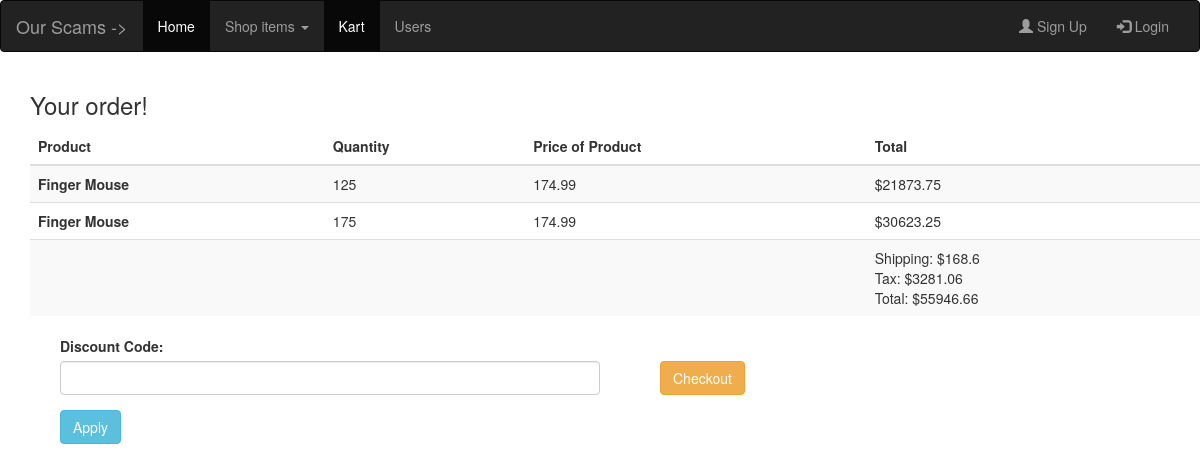
Screenshot of /Pages/checkoutPage.php with the database file from the repository.
### tables this page shows
CREATE TABLE `order_info` (
  `order_ID` int(11) NOT NULL,
  `product_ID` int(11) NOT NULL,
  `quantity` int(11) NOT NULL
);

CREATE TABLE `products` (
  `product_ID` int(11) NOT NULL,
  `name` varchar(100) DEFAULT NULL,
  `price` double(8,2) DEFAULT NULL,
  `short_desc` varchar(150) DEFAULT NULL,
  `image` varchar(100) DEFAULT NULL,
  `category_ID` int(11) DEFAULT NULL,
  `description` varchar(300) DEFAULT NULL,
  `desc_image` varchar(30) DEFAULT NULL,
  `weightKg` int(11) NOT NULL DEFAULT '13'
);

### Classes/OrderDataService.php (called while the page is built, shortened)
<?php
class orderDataService{
    function findCurrentOrder($id){
        $database = new Database();
        $connection = $database->getConnected();
        $orderItems = [];
        $order_id = 0;
        $sql = "SELECT * FROM orders WHERE active = true AND user_ID = $id";
        if ($result = $connection->query($sql)) {
            if($result->num_rows === 0){
                return null;
            }
            else{
                $order_id = $result->fetch_assoc();
                $order_id = $order_id['order_ID'];
            }
        } else {
            echo "<p style=\"color:red;\">ERROR: " . $DBConnect->error . "</p>";
            return null;
        }
        $sql = "SELECT products.name, order_info.quantity,products.price FROM order_info INNER JOIN products ON order_info.product_ID=products.product_ID WHERE order_info.order_ID = $order_id";
        if ($result = $connection->query($sql)) {
            $index = 0;
            if($result->num_rows === 0)
                return null;
            else{
                while($row = $result->fetch_assoc()){
                    $orderItems[$index] = array($row['name'] , $row ['quantity'] , $row['price']);
                    ++$index;
                }
                return $orderItems;
            }
        } else {
            echo "<p style=\"color:red;\">ERROR: " . $DBConnect->error . "</p>";
            return null;
        }
    }
    function getOrderID($id){
        $database = new Database();
        $connection = $database->getConnected();
        $sql = "SELECT * FROM orders WHERE active = true AND user_ID = $id";
        if ($result = $connection->query($sql)) {
            if($result->num_rows === 0){
                return null;
            }
            else{
                $order_id = $result->fetch_assoc();
                $order_id = $order_id['order_ID'];
                return $order_id;
            }
        } else {
            echo "<p style=\"color:red;\">ERROR: " . $DBConnect->error . "</p>";
            return null;
        }
    }
    function getOrderTotal(){
        $db = new Database();
        $connection = $db->getConnected();
        $order_id = $this->getOrderID(1);
        $sql = "SELECT order_info.quantity, products.price , products.weightKg FROM order_info INNER JOIN products ON order_info.product_ID=products.product_ID WHERE order_info.order_ID = $order_id";
        if ($result = $connection->query($sql)) {
            $index = 0;
            if($result->num_rows === 0)
                return null;
            else{
                while($row = $result->fetch_assoc()){
                    $orderItems[$index] = array($row ['quantity'] , $row['price'], $row['weightKg']);
                    ++$index;
                }
                return $orderItems;
            }
        } else {
            echo "<p style=\"color:red;\">ERROR: " . $DBConnect->error . "</p>";
            return null;
        }
    }
}
?>

### Classes/OrderBusinessService.php (called while the page is built, shortened)
<?php
require ("OrderDataService.php");
?>
<?php
class orderBusinessService{
    function getOrders($id){
        $service = new orderDataService();
        return $service->findCurrentOrder($id);
    }
    function getTotal($userID){
        $service = new orderDataService();
        $taxRate = .0625;
        $shippingRate = 5.62;
        $runningTotal = 0;
        $totalWeight = 0;
        $output = array();
        $items = $service->getOrderTotal();
        foreach($items as $item){
            $runningTotal += $item[0] * $item[1];
            $totalWeight += $item[0] * $item[2];
        }
        $tax = $taxRate * $runningTotal;
        $shipping = $totalWeight * ($shippingRate/10);
        $total = $runningTotal + $tax + $shipping;
        array_push($output,round($shipping, 2));
        array_push($output,round($tax , 2));
        array_push($output,round($total , 2));
        return $output;
    }
}
?>

### Pages/fragments/_displayOrder.php (the view, shortened to what this page needs)
<?php
require_once("../Classes/OrderBusinessService.php");
function displayOrder($orders)
{
?>
<table class="table table-striped table-dark">
  <thead>
    <tr>
      <th scope="col">Product</th>
      <th scope="col">Quantity</th>
      <th scope="col">Price of Product</th>
      <th scope="col">Total</th>
    </tr>
  </thead>
  <tbody>
      <?php
        $service = new orderBusinessService();
        $index = 0;
        foreach($orders as $o)
        {
          $temptotal = $o[1] * $o[2];
          $order[$index] = array($o[0], $o[1], $o[2], $temptotal);
          $index++;
        }
        foreach($order as $column)
        {
      ?>
          <tr>
            <th scope="row"><?php echo $column[0]; ?></th>
            <td><?php echo $column[1];?></td>
            <td><?php echo $column[2];?></td>
            <td>$<?php echo $column[3];?></td>
          </tr>
      <?php
        }
          $checkoutInfo = $service->getTotal(1);
      ?>
            <tr>
            <th></th>
            <td></td>
            <td></td>
            <td><?php
                  echo "Shipping: \$$checkoutInfo[0] <br/>Tax: $$checkoutInfo[1] <br/>Total: $$checkoutInfo[2]";
              ?></td>
            </tr>
  </tbody>
</table>
<?php
}
?>

### rows the page displays
order_info: product_ID.name "Finger Mouse", quantity "125", product_ID.price "174.99", column "21873.75"
order_info: product_ID.name "Finger Mouse", quantity "175", product_ID.price "174.99", column "30623.25"

### other values shown
$checkoutInfo[0] "168.6"
$checkoutInfo[1] "3281.06"
$checkoutInfo[2] "55946.66"
